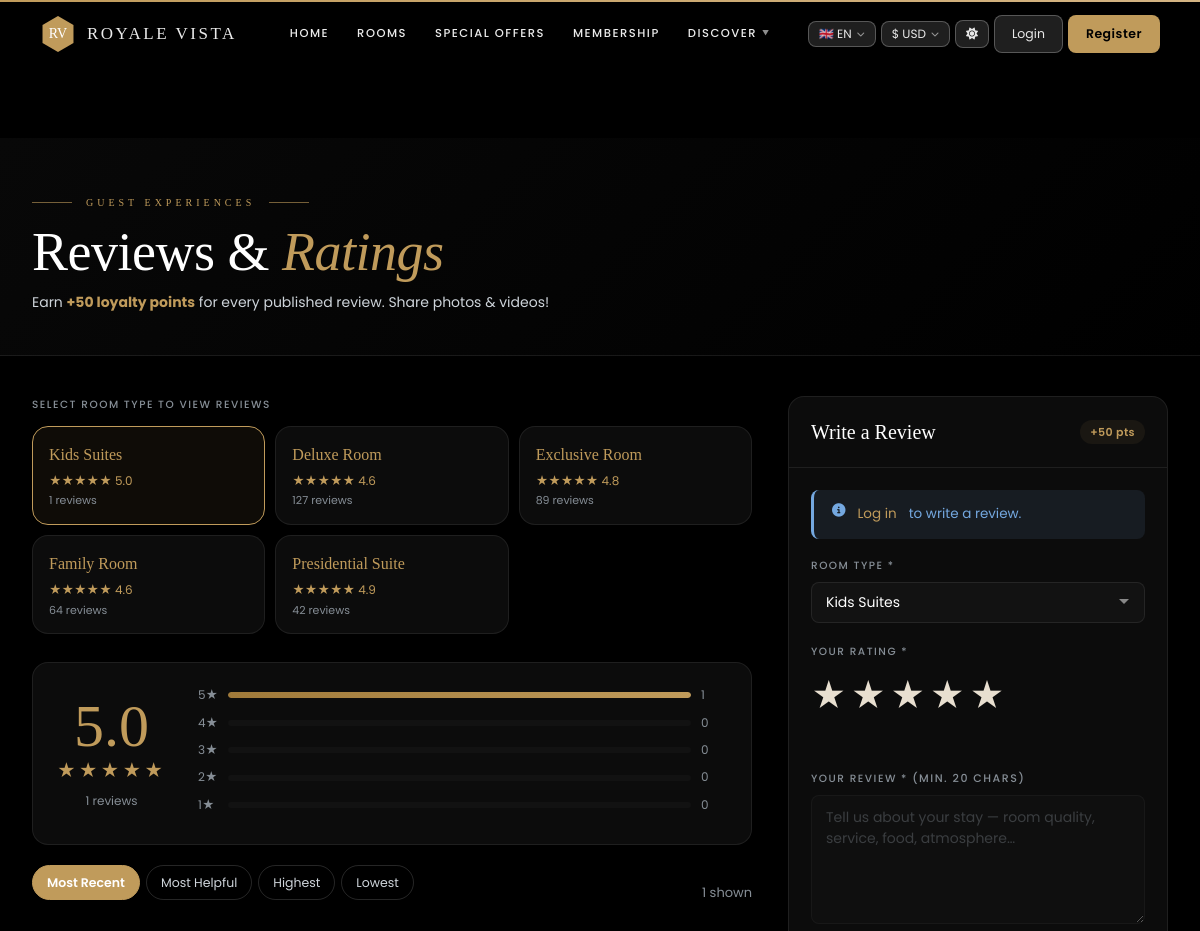
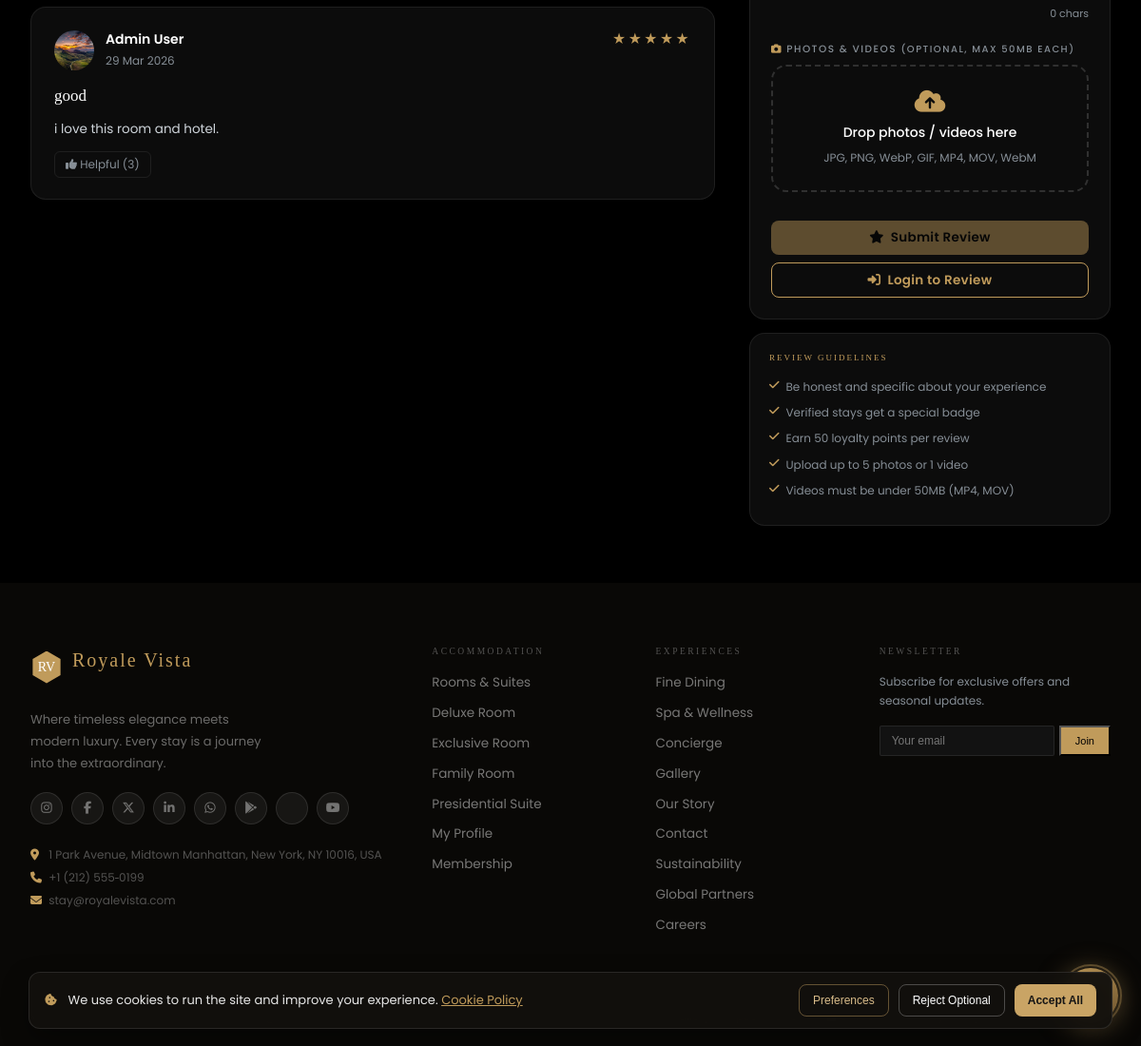
/reviews.php?room=5&sort=recent, run on the app's committed database (2 pictures, top to bottom).
### tables this page shows
CREATE TABLE IF NOT EXISTS `room_types` (
  `id` int NOT NULL AUTO_INCREMENT,
  `name` varchar(100) NOT NULL,
  `slug` varchar(100) NOT NULL,
  `description` text,
  `price_usd` decimal(10,2) NOT NULL,
  `max_guests` int DEFAULT '2',
  `has_breakfast` tinyint(1) DEFAULT '0',
  `avg_rating` decimal(3,2) DEFAULT '4.50',
  `review_count` int DEFAULT '0',
  `sort_order` int DEFAULT '0',
  `created_at` timestamp NULL DEFAULT CURRENT_TIMESTAMP,
  PRIMARY KEY (`id`),
  UNIQUE KEY `name` (`name`),
  UNIQUE KEY `slug` (`slug`)
);

CREATE TABLE IF NOT EXISTS `room_ratings` (
  `id` int NOT NULL AUTO_INCREMENT,
  `room_type_id` int NOT NULL,
  `user_id` int DEFAULT NULL,
  `booking_ref` varchar(30) DEFAULT NULL,
  `guest_name` varchar(100) DEFAULT NULL,
  `rating` tinyint DEFAULT '5',
  `title` varchar(200) DEFAULT NULL,
  `review` text,
  `is_verified` tinyint(1) DEFAULT '0',
  `is_approved` tinyint(1) DEFAULT '0',
  `helpful_count` int DEFAULT '0',
  `created_at` timestamp NULL DEFAULT CURRENT_TIMESTAMP,
  PRIMARY KEY (`id`),
  KEY `room_type_id` (`room_type_id`),
  KEY `user_id` (`user_id`)
);

CREATE TABLE IF NOT EXISTS `users` (
  `id` int NOT NULL AUTO_INCREMENT,
  `name` varchar(200) NOT NULL,
  `email` varchar(191) NOT NULL,
  `google_id` varchar(255) DEFAULT NULL,
  `password` varchar(255) NOT NULL,
  `phone` varchar(30) DEFAULT NULL,
  `address` text,
  `profile_img` varchar(500) DEFAULT NULL,
  `id_type` varchar(50) DEFAULT 'passport',
  `id_number` varchar(100) DEFAULT NULL,
  `dob` date DEFAULT NULL,
  `country` varchar(100) DEFAULT NULL,
  `gender` varchar(20) DEFAULT NULL,
  `language` varchar(10) DEFAULT 'en',
  `currency` varchar(10) DEFAULT 'USD',
  `role` varchar(20) DEFAULT 'user',
  `is_admin` tinyint(1) DEFAULT '0',
  `created_at` timestamp NULL DEFAULT CURRENT_TIMESTAMP,
  `updated_at` timestamp NULL DEFAULT CURRENT_TIMESTAMP ON UPDATE CURRENT_TIMESTAMP,
  `reset_otp` varchar(10) DEFAULT NULL,
  `reset_otp_expiry` datetime DEFAULT NULL,
  PRIMARY KEY (`id`),
  UNIQUE KEY `email` (`email`),
  UNIQUE KEY `google_id` (`google_id`)
);

### reviews.php (the view, shortened to what this page needs)
<?php
require_once __DIR__ . '/includes/config.php';
require_once __DIR__ . '/includes/db.php';
$roomTypeId = (int)($_GET['room'] ?? 0);
$roomTypes  = $pdo->query("SELECT id,name,price_usd,avg_rating,review_count FROM room_types ORDER BY sort_order")->fetchAll();
$selectedRoom = null;
if ($roomTypeId) foreach ($roomTypes as $rt) if ($rt['id'] === $roomTypeId) { $selectedRoom = $rt; break; }
$reviews = []; $distribution = array_fill(1,5,0);
if ($roomTypeId) {
    $sort = clean($_GET['sort'] ?? 'recent');
    $orderBy = ['helpful'=>'rr.helpful_count DESC,rr.created_at DESC','highest'=>'rr.rating DESC','lowest'=>'rr.rating ASC'][$sort] ?? 'rr.created_at DESC';
    $page = max(1,(int)($_GET['page']??1)); $perPage = 8;
    $rStmt = $pdo->prepare("SELECT rr.*,u.name as udname,u.profile_img FROM room_ratings rr LEFT JOIN users u ON rr.user_id=u.id WHERE rr.room_type_id=? AND rr.is_approved=1 ORDER BY $orderBy LIMIT ? OFFSET ?");
    $rStmt->execute([$roomTypeId, $perPage, ($page-1)*$perPage]);
    $reviews = $rStmt->fetchAll();
    $dStmt = $pdo->prepare("SELECT rating,COUNT(*) cnt FROM room_ratings WHERE room_type_id=? AND is_approved=1 GROUP BY rating");
    $dStmt->execute([$roomTypeId]);
    foreach ($dStmt->fetchAll() as $d) $distribution[$d['rating']] = (int)$d['cnt'];
}
require __DIR__ . '/header.php';
?>
<div class="rv-page">
  <div class="rv-hero">
    <div class="container">
      <div class="lx-eyebrow" style="justify-content:flex-start;margin-bottom:10px">Guest Experiences</div>
      <div style="display:flex;align-items:flex-end;justify-content:space-between;flex-wrap:wrap;gap:12px">
        <div>
          <h1 class="lx-heading">Reviews & <em>Ratings</em></h1>
          <p style="color:var(--text2);font-size:14px;margin-top:8px">Earn <strong style="color:var(--gold)">+50 loyalty points</strong> for every published review. Share photos & videos!</p>
        </div>
      </div>
    </div>
  </div>
  <div class="container">
    <div class="rv-layout">
      <div>
        <div style="margin-bottom:24px">
          <div class="form-label" style="margin-bottom:12px">Select Room Type to View Reviews</div>
          <div class="rt-sel-grid">
            <?php foreach ($roomTypes as $rt): ?>
            <a href="?room=<?= $rt['id'] ?>&sort=<?= clean($_GET['sort']??'recent') ?>" class="rt-btn <?= $roomTypeId===$rt['id']?'active':'' ?>">
              <div class="rt-name"><?= htmlspecialchars($rt['name']) ?></div>
              <div class="rt-rating"><?= str_repeat('★',(int)round($rt['avg_rating']??4.5)) ?> <?= number_format($rt['avg_rating']??4.5,1) ?></div>
              <div class="rt-ct"><?= $rt['review_count'] ?> reviews</div>
            </a>
            <?php endforeach; ?>
          </div>
        </div>
        <?php if ($selectedRoom): ?>
        <div class="rv-card" style="margin-bottom:20px">
          <div style="display:flex;align-items:center;gap:32px;flex-wrap:wrap">
            <div style="text-align:center">
              <div style="font-family:var(--serif);font-size:60px;font-weight:300;color:var(--gold);line-height:1"><?= number_format($selectedRoom['avg_rating']??4.5,1) ?></div>
              <div style="color:var(--gold);font-size:18px;letter-spacing:3px"><?= str_repeat('★',(int)round($selectedRoom['avg_rating']??4.5)) ?></div>
              <div style="font-size:12px;color:var(--muted);margin-top:4px"><?= $selectedRoom['review_count'] ?> reviews</div>
            </div>
            <div style="flex:1;min-width:200px">
              <?php for($s=5;$s>=1;$s--): $cnt=$distribution[$s]??0; $tot=array_sum($distribution); $pct=$tot>0?round($cnt/$tot*100):0; ?>
              <div class="rb-row">
                <span style="font-size:12px;color:var(--muted);min-width:20px"><?=$s?>★</span>
                <div class="rb-track"><div class="rb-fill" style="width:<?=$pct?>%"></div></div>
                <span style="font-size:12px;color:var(--muted);min-width:26px"><?=$cnt?></span>
              </div>
              <?php endfor; ?>
            </div>
          </div>
        </div>
        <div style="display:flex;align-items:center;justify-content:space-between;margin-bottom:18px;flex-wrap:wrap;gap:10px">
          <div class="sort-tabs">
            <?php foreach (['recent'=>'Most Recent','helpful'=>'Most Helpful','highest'=>'Highest','lowest'=>'Lowest'] as $v=>$l): ?>
            <a href="?room=<?=$roomTypeId?>&sort=<?=$v?>" class="sort-tab <?= (clean($_GET['sort']??'recent')===$v)?'active':'' ?>"><?=$l?></a>
            <?php endforeach; ?>
          </div>
          <div style="font-size:13px;color:var(--muted)"><?=count($reviews)?> shown</div>
        </div>
        <?php if (empty($reviews)): ?>
        <div style="text-align:center;padding:60px;color:var(--muted)">
          <i class="fas fa-star" style="font-size:36px;margin-bottom:14px;display:block;opacity:.3"></i>
          <h3 style="font-family:var(--serif);font-size:20px;margin-bottom:8px">No reviews yet</h3>
          <p>Be the first to share your experience!</p>
        </div>
        <?php else: ?>
        <?php foreach ($reviews as $rv):
          $name = $rv['guest_name'] ?? $rv['udname'] ?? 'Anonymous';
          $diff = time()-strtotime($rv['created_at']);
          $ago  = $diff<3600?floor($diff/60).'m ago':($diff<86400?floor($diff/3600).'h ago':($diff<2592000?floor($diff/86400).'d ago':date('d M Y',strtotime($rv['created_at']))));
        ?>
        <div class="rv-card">
          <div style="display:flex;align-items:flex-start;justify-content:space-between;gap:12px;margin-bottom:12px">
            <div style="display:flex;align-items:center;gap:12px">
              <?= userAvatar($rv['profile_img'] ?? null, $name, 42) ?>
              <div>
                <div style="font-weight:600;font-size:14px;display:flex;align-items:center;gap:8px;flex-wrap:wrap">
                  <?= htmlspecialchars($name) ?>
                </div>
                <div style="font-size:12px;color:var(--muted)"><?= $ago ?></div>
              </div>
            </div>
            <div style="color:var(--gold);font-size:14px;letter-spacing:2px"><?= str_repeat('★',$rv['rating']) ?></div>
          </div>
          <?php if ($rv['title']): ?><div style="font-family:var(--serif);font-size:17px;font-weight:400;margin-bottom:8px"><?= htmlspecialchars($rv['title']) ?></div><?php endif; ?>
          <p style="font-size:13.5px;color:var(--text2);line-height:1.75;margin-bottom:12px"><?= nl2br(htmlspecialchars($rv['review'])) ?></p>
          <div style="display:flex;align-items:center;gap:10px;margin-top:12px">
            <button class="helpful-btn" onclick="markHelpful(<?= $rv['id'] ?>,this)">
              <i class="fas fa-thumbs-up"></i> Helpful (<?= $rv['helpful_count'] ?? 0 ?>)
            </button>
          </div>
        </div>
        <?php endforeach; ?>
        <?php endif; ?>
        <?php endif; ?>
      </div>
      <div style="position:sticky;top:80px">
        <div class="lx-card">
          <div class="lx-card-hd">
            <div class="lx-card-title">Write a Review</div>
            <span class="badge badge-gold" style="font-size:11px">+50 pts</span>
          </div>
          <div class="lx-card-bd">
            <?php if (!isLoggedIn()): ?>
            <div class="alert alert-info"><i class="fas fa-info-circle"></i> <a href="<?= $B ?>/login.php" style="color:var(--gold)">Log in</a> to write a review.</div>
            <?php endif; ?>
            <form method="POST" enctype="multipart/form-data">
              <div class="form-group">
                <label class="form-label">Room Type *</label>
                <select class="form-control" name="room_type_id" required onchange="window.location='?room='+this.value">
                  <?php foreach ($roomTypes as $rt): ?>
                  <option value="<?=$rt['id']?>" <?=$roomTypeId===$rt['id']?'selected':''?>><?= htmlspecialchars($rt['name']) ?></option>
                  <?php endforeach; ?>
                </select>
              </div>
              <div class="form-group">
                <label class="form-label">Your Rating *</label>
                <div class="star-pick" id="starPicker">
                  <?php for($s=5;$s>=1;$s--): ?>
                  <label for="s<?=$s?>" title="<?=$s?> star<?=$s>1?'s':''?>">★</label>
                  <?php endfor; ?>
                </div>
                <div id="rLabel" style="font-size:12px;color:var(--muted);margin-top:6px;min-height:18px"></div>
              </div>
              <div class="form-group">
                <label class="form-label">Your Review * <span style="font-size:11px;color:var(--muted)">(min. 20 chars)</span></label>
                <textarea class="form-control" name="review" rows="5" placeholder="Tell us about your stay — room quality, service, food, atmosphere…" required minlength="20" <?= !isLoggedIn()?'disabled':'' ?> id="reviewTxt"></textarea>
                <div id="charCnt" style="font-size:11px;color:var(--muted);margin-top:4px;text-align:right">0 chars</div>
              </div>
              <div class="form-group">
                <label class="form-label"><i class="fas fa-camera" style="color:var(--gold)"></i> Photos & Videos <span style="font-size:10px;color:var(--muted)">(optional, max 50MB each)</span></label>
                <div class="media-upload-zone" onclick="document.getElementById('mediaFileInput').click()" id="uploadZone">
                  <i class="fas fa-cloud-upload-alt"></i>
                  <div style="font-size:14px;font-weight:500">Drop photos / videos here</div>
                  <div style="font-size:12px;color:var(--muted);margin-top:4px">JPG, PNG, WebP, GIF, MP4, MOV, WebM</div>
                </div>
              </div>
              <button type="submit" class="btn btn-gold btn-block" <?= !isLoggedIn()?'disabled':'' ?>>
                <i class="fas fa-star"></i> Submit Review
              </button>
              <?php if (!isLoggedIn()): ?>
              <a href="<?= $B ?>/login.php?after=<?= urlencode($_SERVER['REQUEST_URI'] ?? '') ?>" class="btn btn-outline btn-block" style="margin-top:8px"><i class="fas fa-sign-in-alt"></i> Login to Review</a>
              <?php endif; ?>
            </form>
          </div>
        </div>
        <div style="background:var(--card);border:1px solid var(--bdr2);border-radius:var(--radius-lg);padding:18px 20px;margin-top:14px">
          <div style="font-family:var(--cinzel);font-size:9px;color:var(--gold);letter-spacing:2px;text-transform:uppercase;margin-bottom:12px">Review Guidelines</div>
          <?php foreach (['Be honest and specific about your experience','Verified stays get a special badge','Earn 50 loyalty points per review','Upload up to 5 photos or 1 video','Videos must be under 50MB (MP4, MOV)'] as $tip): ?>
          <div style="font-size:12px;color:var(--muted);margin-bottom:7px;display:flex;gap:7px"><i class="fas fa-check" style="color:var(--gold);margin-top:2px;flex-shrink:0"></i><?=$tip?></div>
          <?php endforeach; ?>
        </div>
      </div>
    </div>
  </div>
</div>
<?php require __DIR__ . '/footer.php'; ?>

### includes/config.php (shortened to what this page needs)
<?php
function isLoggedIn(): bool  { return !empty($_SESSION['user_id']); }
function userAvatar(?string $img, string $name = 'U', int $size = 36, string $extra = ''): string {
    $initial = strtoupper(substr(trim($name) ?: 'U', 0, 1));
    $base    = defined('BASE') ? BASE : '';
    $fs      = max(10, intval($size * 0.38));
    $shared  = "width:{$size}px;height:{$size}px;border-radius:50%;flex-shrink:0;object-fit:cover;{$extra}";
    $divStyle = "width:{$size}px;height:{$size}px;border-radius:50%;flex-shrink:0;background:var(--gold);display:flex;align-items:center;justify-content:center;font-weight:700;font-size:{$fs}px;color:#000;font-family:sans-serif;{$extra}";
    if (!empty($img)) {
        $img = trim($img);
        if (preg_match('#^https?://#i', $img)) {
            $srcRaw = $img;
        } elseif (strpos($img, '/uploads/') !== false) {
            $srcRaw = (strpos($img, '/') === 0) ? ($base . $img) : ($base . '/' . ltrim($img, '/'));
        } else {
            $srcRaw = $base . '/uploads/avatars/' . ltrim($img, '/');
        }
        $src = htmlspecialchars($srcRaw, ENT_QUOTES);
        $altEsc = htmlspecialchars($name, ENT_QUOTES);
        return "<span class=\"rv-av-wrap\" style=\"display:inline-flex;flex-shrink:0;position:relative;width:{$size}px;height:{$size}px;\">"
             . "<img src=\"{$src}\" alt=\"{$altEsc}\" class=\"rv-av-img\" style=\"{$shared}\" loading=\"lazy\" onload=\"this.style.opacity=1\" onerror=\"this.style.display='none';this.nextElementSibling.style.display='flex'\">"
             . "<span class=\"rv-av-fb\" style=\"{$divStyle};display:none;align-items:center;justify-content:center;\">{$initial}</span>"
             . "</span>";
    }
    return "<span class=\"rv-av-wrap\" style=\"display:inline-flex;flex-shrink:0;\"><span class=\"rv-av-fb\" style=\"{$divStyle};display:flex;align-items:center;justify-content:center;\">{$initial}</span></span>";
}
function clean(string $v): string {
    return htmlspecialchars(strip_tags(trim($v)), ENT_QUOTES, 'UTF-8');
}
?>

### data on the page
room_types: name "Kids Suites", avg_rating "★★★★★", avg_rating "5.0", review_count "1"
room_types: name "Deluxe Room", avg_rating "★★★★★", avg_rating "4.6", review_count "127"
room_types: name "Exclusive Room", avg_rating "★★★★★", avg_rating "4.8", review_count "89"
room_types: name "Family Room", avg_rating "★★★★★", avg_rating "4.6", review_count "64"
room_types: name "Presidential Suite", avg_rating "★★★★★", avg_rating "4.9", review_count "42"
room_ratings: is_verified "0", user.profile_img (picture), guest_name "Admin User", created_at "29 Mar 2026", rating "★★★★★", title "good", review "i love this room and hotel.", helpful_count "3"

### other printed values
t('home','Home') "HOME"
t('rooms','Rooms & Suites') "ROOMS"
t('offers','Offers') "SPECIAL OFFERS"
t('membership','Membership') "MEMBERSHIP"
t('discover','Discover') "DISCOVER"
LANGUAGES[$lang_]['flag'] "🇬🇧"
$lang_ "EN"
CURRENCIES[$curr]['symbol'] "$"
$curr "USD"
t('login','Login') "Login"
t('register','Register') "Register"
$cnt "1"
$l "Most Recent"
$l "Most Helpful"
$l "Highest"
